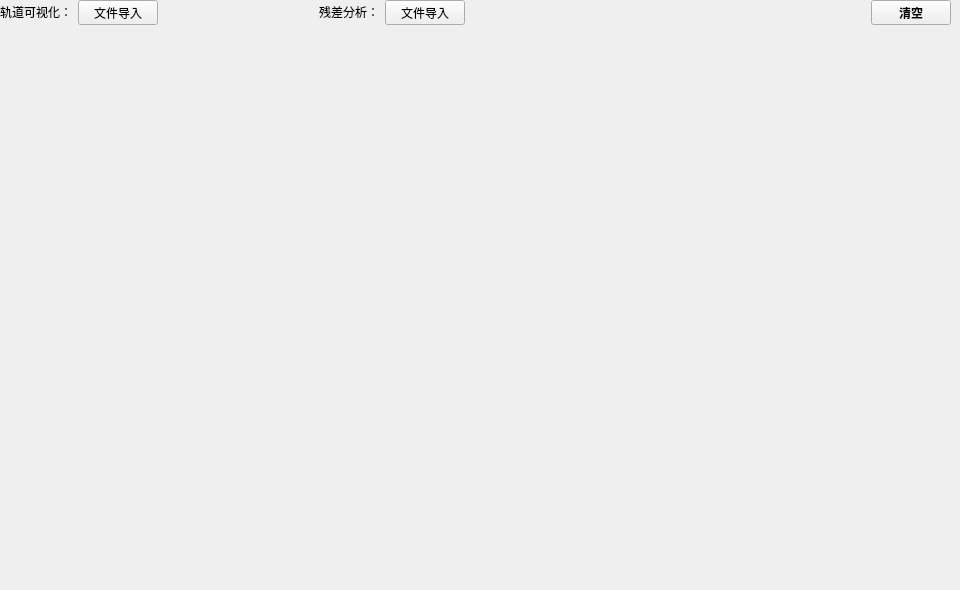
       <widget class="QWidget" name="tab_6">
        <attribute name="title">
         <string>可视化分析</string>
        </attribute>
        <widget class="QWidget" name="horizontalLayoutWidget_69">
         <property name="geometry">
          <rect>
           <x>0</x>
           <y>0</y>
           <width>951</width>
           <height>25</height>
          </rect>
         </property>
         <layout class="QHBoxLayout" name="horizontalLayout_70">
          <item>
           <widget class="QLabel" name="label_127">
            <property name="enabled">
             <bool>true</bool>
            </property>
            <property name="sizePolicy">
             <sizepolicy hsizetype="Fixed" vsizetype="Fixed">
              <horstretch>0</horstretch>
              <verstretch>0</verstretch>
             </sizepolicy>
            </property>
            <property name="text">
             <string>&lt;html&gt;&lt;head/&gt;&lt;body&gt;&lt;p&gt;轨道可视化：&lt;/p&gt;&lt;/body&gt;&lt;/html&gt;</string>
            </property>
           </widget>
          </item>
          <item>
           <widget class="QPushButton" name="pushButton_83">
            <property name="sizePolicy">
             <sizepolicy hsizetype="Fixed" vsizetype="Fixed">
              <horstretch>0</horstretch>
              <verstretch>0</verstretch>
             </sizepolicy>
            </property>
            <property name="text">
             <string>文件导入</string>
            </property>
           </widget>
          </item>
          <item>
           <spacer name="horizontalSpacer_196">
            <property name="orientation">
             <enum>Qt::Horizontal</enum>
            </property>
            <property name="sizeHint" stdset="0">
             <size>
              <width>40</width>
              <height>20</height>
             </size>
            </property>
           </spacer>
          </item>
          <item>
           <widget class="QLabel" name="label_128">
            <property name="enabled">
             <bool>true</bool>
            </property>
            <property name="sizePolicy">
             <sizepolicy hsizetype="Fixed" vsizetype="Fixed">
              <horstretch>0</horstretch>
              <verstretch>0</verstretch>
             </sizepolicy>
            </property>
            <property name="text">
             <string>&lt;html&gt;&lt;head/&gt;&lt;body&gt;&lt;p&gt;残差分析：&lt;/p&gt;&lt;/body&gt;&lt;/html&gt;</string>
            </property>
           </widget>
          </item>
          <item>
           <widget class="QPushButton" name="pushButton_86">
            <property name="sizePolicy">
             <sizepolicy hsizetype="Fixed" vsizetype="Fixed">
              <horstretch>0</horstretch>
              <verstretch>0</verstretch>
             </sizepolicy>
            </property>
            <property name="text">
             <string>文件导入</string>
            </property>
           </widget>
          </item>
          <item>
           <spacer name="horizontalSpacer_194">
            <property name="orientation">
             <enum>Qt::Horizontal</enum>
            </property>
            <property name="sizeType">
             <enum>QSizePolicy::Preferred</enum>
            </property>
            <property name="sizeHint" stdset="0">
             <size>
              <width>400</width>
              <height>20</height>
             </size>
            </property>
           </spacer>
          </item>
          <item>
           <widget class="QPushButton" name="pushButton_85">
            <property name="sizePolicy">
             <sizepolicy hsizetype="Fixed" vsizetype="Fixed">
              <horstretch>0</horstretch>
              <verstretch>0</verstretch>
             </sizepolicy>
            </property>
            <property name="font">
             <font>
              <family>Agency FB</family>
              <weight>75</weight>
              <bold>true</bold>
             </font>
            </property>
            <property name="text">
             <string>清空</string>
            </property>
           </widget>
          </item>
         </layout>
        </widget>
        <widget class="QWidget" name="widget" native="true">
         <property name="geometry">
          <rect>
           <x>0</x>
           <y>30</y>
           <width>951</width>
           <height>551</height>
          </rect>
         </property>
        </widget>
       </widget>
